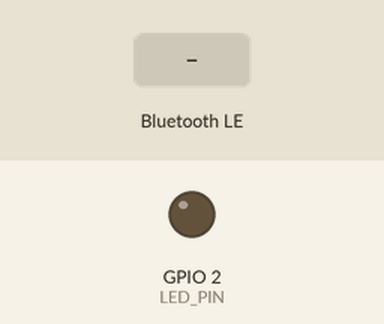
The program below on a simulated ESP32. Shown: output pins drawn as LEDs (lit = HIGH). Inputs (shaded band) come from the test bench. Nothing arrives over Bluetooth unless stated; a phone connects over Bluetooth LE 3 s after start; what the program prints to the serial monitor is not drawn.

Above: at 2.2 s.
2.3 s: Bluetooth LE write "AUTH_12345" received
3.8 s: Bluetooth LE write "1" received
Timing chart, 0 to 6.8 s (numbered marks = the images above; inputs shaded):
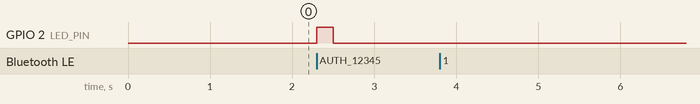

The program:

main.cpp
```cpp
#include <Arduino.h>
#include <NimBLEDevice.h>

#define LED_PIN 2

// BLE service and characteristic UUIDs
#define SERVICE_UUID        "12345678-90ab-cdef-1234-567890abcdef"
#define CHARACTERISTIC_UUID "abcdef01-1234-5678-90ab-cdef12345678"

class RXCallbacks : public NimBLECharacteristicCallbacks {
  void onWrite(NimBLECharacteristic *pCharacteristic) {
    std::string rxValue = pCharacteristic->getValue();
    Serial.println("⚙️ onWrite callback fired");
    if (rxValue.length() > 0) {
      Serial.print("Received: ");
      Serial.println(rxValue.c_str());
      if (rxValue == "AUTH_12345") {
        Serial.println("✅ Auth OK");
        digitalWrite(LED_PIN, HIGH);
        delay(200);
        digitalWrite(LED_PIN, LOW);
      } else {
        Serial.println("❌ Wrong input");
      }
    }
  }
};

void setup() {
  Serial.begin(115200);
  delay(1000);
  Serial.println("Booting BLE...");

  pinMode(LED_PIN, OUTPUT);
  digitalWrite(LED_PIN, LOW);

  NimBLEDevice::init("BondBand_Test");
  NimBLEServer *pServer = NimBLEDevice::createServer();

  // Create BLE service
  NimBLEService *pService = pServer->createService(SERVICE_UUID);

  // Create characteristic with WRITE | WRITE_NR
  NimBLECharacteristic *pCharacteristic = pService->createCharacteristic(
      CHARACTERISTIC_UUID,
      NIMBLE_PROPERTY::WRITE | NIMBLE_PROPERTY::WRITE_NR);

  // Attach callback to the characteristic
  pCharacteristic->setCallbacks(new RXCallbacks());

  // Start service
  pService->start();

  // Start advertising
  NimBLEAdvertising *pAdvertising = NimBLEDevice::getAdvertising();
  pAdvertising->addServiceUUID(SERVICE_UUID);
  pAdvertising->start();

  Serial.println("✅ BLE ready — open LightBlue and connect.");
  Serial.println("Write to the characteristic to test.");
}

void loop() {
  delay(1000);
}


/*hello this is a comment */
```

BLEHandler.cpp
```cpp
/*#include "BLEHandler.h"

bool BLEHandler::deviceConnected = false;
String BLEHandler::validToken = "";

// ===============================
// Custom server callback class
// ===============================
class MyServerCallbacks : public NimBLEServerCallbacks {
  void onConnect(NimBLEServer* pServer) {
    BLEHandler::deviceConnected = true;
    Serial.println("Device connected");
  }

  void onDisconnect(NimBLEServer* pServer) {
    BLEHandler::deviceConnected = false;
    Serial.println("Device disconnected — restarting advertising");
    NimBLEDevice::startAdvertising();
  }
};

// ===============================
// Custom characteristic callback
// ===============================
class MyCharacteristicCallbacks : public NimBLECharacteristicCallbacks {
  void onWrite(NimBLECharacteristic* c) {
    std::string value = c->getValue();
    Serial.print("Received: ");
    Serial.println(value.c_str());

    if (value == BLEHandler::validToken.c_str()) {
      c->setValue("AUTH OK");
      Serial.println("Authentication success");
    } else {
      c->setValue("INVALID TOKEN");
      Serial.println("Authentication failed");
    }
  }
};

// ===============================
// BLEHandler implementation
// ===============================
BLEHandler::BLEHandler() {}

void BLEHandler::begin() {
  NimBLEDevice::init("BondBand_01");
  NimBLEServer* server = NimBLEDevice::createServer();

  // Attach callbacks
  server->setCallbacks(new MyServerCallbacks());

  // Create service and characteristic
  NimBLEService* service = server->createService("1234");
  NimBLECharacteristic* characteristic = service->createCharacteristic(
      "abcd",
      NIMBLE_PROPERTY::READ |
      NIMBLE_PROPERTY::WRITE |
      NIMBLE_PROPERTY::NOTIFY
  );

  characteristic->setValue("Awaiting token...");
  characteristic->setCallbacks(new MyCharacteristicCallbacks());

  service->start();

  NimBLEAdvertising* adv = NimBLEDevice::getAdvertising();
  adv->addServiceUUID("1234");
  adv->start();

  Serial.println("BLE started and advertising...");
}

void BLEHandler::loop() {
  if (!deviceConnected) {
    NimBLEDevice::startAdvertising();
  }
}

bool BLEHandler::isConnected() {
  return deviceConnected;
}

void BLEHandler::setAuthToken(String token) {
  validToken = token;
}*/
```

Measured:
- after the input at 2.3 s, GPIO 2 (LED_PIN): LOW → HIGH at once, → LOW 0.20 s later
- after the input at 3.8 s, every drawn part: stays the same
